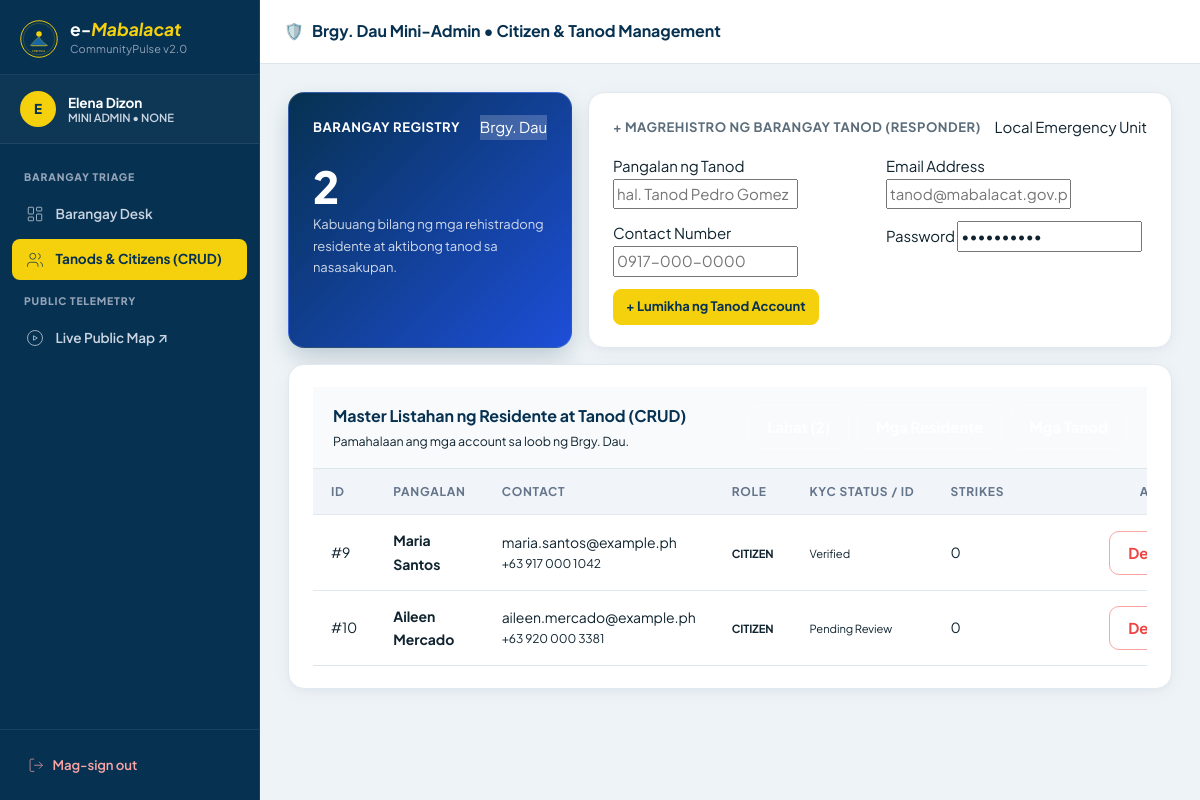
The page /barangay/users.php (signed in) on the database its author committed.
### tables this page shows
CREATE TABLE IF NOT EXISTS `barangays` (
  `id` INT UNSIGNED AUTO_INCREMENT PRIMARY KEY,
  `name` VARCHAR(100) NOT NULL UNIQUE,
  `zone` ENUM('North', 'Central', 'South') NOT NULL DEFAULT 'North',
  `captain` VARCHAR(120) NOT NULL DEFAULT '',
  `hotline` VARCHAR(40) NOT NULL DEFAULT ''
);

CREATE TABLE IF NOT EXISTS `users` (
  `id` INT UNSIGNED AUTO_INCREMENT PRIMARY KEY,
  `full_name` VARCHAR(150) NOT NULL,
  `email` VARCHAR(150) NOT NULL UNIQUE,
  `phone` VARCHAR(40) NOT NULL DEFAULT '',
  `password_hash` VARCHAR(255) NOT NULL,
  
   
  `role` ENUM('super_admin', 'agency_admin', 'mini_admin', 'responder', 'citizen') NOT NULL DEFAULT 'citizen',
  
   
  `agency_type` ENUM('bfp', 'pnp', 'medical') DEFAULT NULL,
  
   
  `barangay_id` INT UNSIGNED DEFAULT NULL,
  
   
  `kyc_status` ENUM('pending', 'verified', 'rejected') NOT NULL DEFAULT 'pending',
  `kyc_id_image` VARCHAR(255) DEFAULT NULL,
  
   
  `is_on_duty` TINYINT(1) NOT NULL DEFAULT 1,
  `duty_status` ENUM('available', 'dispatched', 'en_route', 'on_site', 'off_duty') NOT NULL DEFAULT 'available',
  `unit_callsign` VARCHAR(50) DEFAULT NULL,
  `rank_title` VARCHAR(100) DEFAULT NULL,
  
   
  `strike_count` INT UNSIGNED NOT NULL DEFAULT 0,
  `email_verified` TINYINT(1) NOT NULL DEFAULT 1,
  `otp_code` VARCHAR(10) DEFAULT NULL,
  `otp_expires_at` DATETIME DEFAULT NULL,
  `created_at` TIMESTAMP NOT NULL DEFAULT CURRENT_TIMESTAMP,
  
  FOREIGN KEY (`barangay_id`) REFERENCES `barangays`(`id`) ON DELETE SET NULL
);

### public/barangay/users.php (the view, shortened to what this page needs)
<?php
require_once '../../src/config/database.php';
$barangayId = (int)$_SESSION['barangay_id'];
$bStmt = $pdo->prepare("SELECT name FROM barangays WHERE id = ?");
$bStmt->execute([$barangayId]);
$barangay = $bStmt->fetch(PDO::FETCH_ASSOC);
$roleFilter = $_GET['role'] ?? '';
$params = [$barangayId];
$sql = "SELECT * FROM users WHERE barangay_id = ? AND role IN ('citizen', 'responder')";
$sql .= " ORDER BY created_at DESC";
$stmt = $pdo->prepare($sql);
$stmt->execute($params);
$localUsers = $stmt->fetchAll(PDO::FETCH_ASSOC);
?>
<!DOCTYPE html>
<html lang="en">
<head>
<link rel="stylesheet" href="../assets/css/site.css">
</head>
<body>
<div class="app-shell">
  <?php include '../partials/sidebar.php'; ?>
  <div class="app-main">
    <header class="app-topbar">
      <div class="app-topbar-title">
        <span>🛡️</span>
        <span>Brgy. <?= htmlspecialchars($barangay['name'] ?? '') ?> Mini-Admin &bull; Citizen &amp; Tanod Management</span>
      </div>
      <div class="app-topbar-actions">
        <a href="dashboard.php" class="btn btn-outline-light btn-xs">&larr; Back to Triage Desk</a>
      </div>
    </header>
    <main class="app-content">
      <div class="bento-grid">
        <div class="bento-card span-4 hero-bento">
          <div class="bento-head">
            <span class="bento-title" style="color:#fff;">Barangay Registry</span>
            <span class="badge" style="background:rgba(255,255,255,0.2);color:#fff;">Brgy. <?= htmlspecialchars($barangay['name'] ?? '') ?></span>
          </div>
          <div class="bento-kpi-value"><?= count($localUsers) ?></div>
          <p class="bento-sub" style="color:#cbd5e1;">Kabuuang bilang ng mga rehistradong residente at aktibong tanod sa nasasakupan.</p>
        </div>
        <div class="bento-card span-8">
          <div class="bento-head">
            <h2 class="bento-title">+ Magrehistro ng Barangay Tanod (Responder)</h2>
            <span class="badge badge-primary">Local Emergency Unit</span>
          </div>
          <form method="POST">
            <div style="display: grid; grid-template-columns: repeat(auto-fit, minmax(180px, 1fr)); gap: 12px; margin-bottom: 12px;">
              <div class="form-group">
                <label class="form-label">Pangalan ng Tanod</label>
                <input type="text" name="full_name" class="form-control" placeholder="hal. Tanod Pedro Gomez" required>
              </div>
              <div class="form-group">
                <label class="form-label">Email Address</label>
                <input type="email" name="email" class="form-control" placeholder="tanod@mabalacat.gov.ph" required>
              </div>
              <div class="form-group">
                <label class="form-label">Contact Number</label>
                <input type="text" name="phone" class="form-control" placeholder="0917-000-0000" required>
              </div>
              <div class="form-group">
                <label class="form-label">Password</label>
                <input type="password" name="password" class="form-control" value="Tanod2026!" required>
              </div>
            </div>
            <button type="submit" name="create_responder" class="btn btn-gold btn-sm">+ Lumikha ng Tanod Account</button>
          </form>
        </div>
        <div class="bento-card span-12" style="padding: 0;">
          <div style="padding: 1rem 1.25rem; background: #f8fafc; border-bottom: 1px solid var(--line); display:flex; justify-content:space-between; align-items:center; flex-wrap:wrap; gap:8px;">
            <div>
              <h3 style="font-size: 1rem; font-weight: 700; color: var(--navy); margin: 0;">Master Listahan ng Residente at Tanod (CRUD)</h3>
              <p class="text-muted" style="font-size: 0.775rem; margin: 2px 0 0 0;">Pamahalaan ang mga account sa loob ng Brgy. <?= htmlspecialchars($barangay['name'] ?? '') ?>.</p>
            </div>
            <div style="display: flex; gap: 8px;">
              <a href="users.php" class="btn btn-outline-light btn-xs <?= empty($roleFilter) ? 'btn-gold' : '' ?>">Lahat (<?= count($localUsers) ?>)</a>
              <a href="users.php?role=citizen" class="btn btn-outline-light btn-xs <?= $roleFilter === 'citizen' ? 'btn-gold' : '' ?>">Mga Residente</a>
              <a href="users.php?role=responder" class="btn btn-outline-light btn-xs <?= $roleFilter === 'responder' ? 'btn-gold' : '' ?>">Mga Tanod</a>
            </div>
          </div>
          <div style="overflow-x: auto;">
            <table class="data-table" style="width: 100%; border-collapse: collapse; font-size: 0.85rem;">
              <thead>
                <tr style="background: #f1f5f9; text-align: left; border-bottom: 1px solid var(--line);">
                  <th style="padding: 10px 14px;">ID</th>
                  <th style="padding: 10px 14px;">Pangalan</th>
                  <th style="padding: 10px 14px;">Contact</th>
                  <th style="padding: 10px 14px;">Role</th>
                  <th style="padding: 10px 14px;">KYC Status / ID</th>
                  <th style="padding: 10px 14px;">Strikes</th>
                  <th style="padding: 10px 14px; text-align: right;">Aksyon</th>
                </tr>
              </thead>
              <tbody>
                <?php if (empty($localUsers)): ?>
                  <tr>
                    <td colspan="7" style="padding: 2.5rem; text-align: center; color: var(--muted);">
                      Walang user records sa napiling filter para sa barangay na ito.
                    </td>
                  </tr>
                <?php else: ?>
                  <?php foreach ($localUsers as $u): ?>
                    <tr style="border-bottom: 1px solid var(--line);">
                      <td style="padding: 10px 14px; font-family: var(--font-mono); color: var(--muted);">#<?= $u['id'] ?></td>
                      <td style="padding: 10px 14px; font-weight: 700; color: var(--navy);"><?= htmlspecialchars($u['full_name']) ?></td>
                      <td style="padding: 10px 14px;">
                        <div><?= htmlspecialchars($u['email']) ?></div>
                        <div class="text-muted" style="font-size: 0.75rem;"><?= htmlspecialchars($u['phone']) ?></div>
                      </td>
                      <td style="padding: 10px 14px;">
                        <span class="badge <?= $u['role'] === 'responder' ? 'badge-gold' : 'badge-emerald' ?>" style="text-transform:uppercase; font-size:0.7rem; font-weight:700;">
                          <?= $u['role'] === 'responder' ? 'Tanod Responder' : 'Citizen' ?>
                        </span>
                      </td>
                      <td style="padding: 10px 14px;">
                        <?php if ($u['kyc_status'] === 'verified'): ?>
                          <span class="badge badge-emerald" style="font-size:0.7rem;">Verified</span>
                        <?php elseif ($u['kyc_status'] === 'pending'): ?>
                          <span class="badge badge-gold" style="font-size:0.7rem;">Pending Review</span>
                        <?php else: ?>
                          <span class="badge badge-alert" style="font-size:0.7rem;">Rejected</span>
                        <?php endif; ?>
                      </td>
                      <td style="padding: 10px 14px; font-family: var(--font-mono);">
                        <?= (int)$u['strike_count'] ?>
                      </td>
                      <td style="padding: 10px 14px; text-align: right; white-space: nowrap;">
                        <a href="users.php?edit_id=<?= $u['id'] ?>" class="btn btn-outline-light btn-xs">Edit</a>
                        <a href="users.php?action=delete&id=<?= $u['id'] ?>" class="btn btn-outline-light btn-xs" style="color: #ef4444; border-color: #fca5a5;" onclick="return confirm('Sigurado ka bang nais mong burahin ang user na ito?');">Delete</a>
                      </td>
                    </tr>
                  <?php endforeach; ?>
                <?php endif; ?>
              </tbody>
            </table>
          </div>
        </div>
      </div>
    </main>
  </div>
</div>
</body>
</html>

### rows shown on the page
barangays: name "Dau"
users: id "9", full_name "Maria Santos", email "maria.santos@example.ph", phone "+63 917 000 1042", role "CITIZEN", kyc_status "Verified", strike_count "0"
users: id "10", full_name "Aileen Mercado", email "aileen.mercado@example.ph", phone "+63 920 000 3381", role "CITIZEN", kyc_status "Pending Review", strike_count "0"

### other values the page prints
substr($currentUserName, 0, 1) "E"
$currentUserName "Elena Dizon"
str_replace('_', ' ', $currentUserRole) "MINI ADMIN"
$currentUserAgency "NONE"
count($localUsers) "2"
